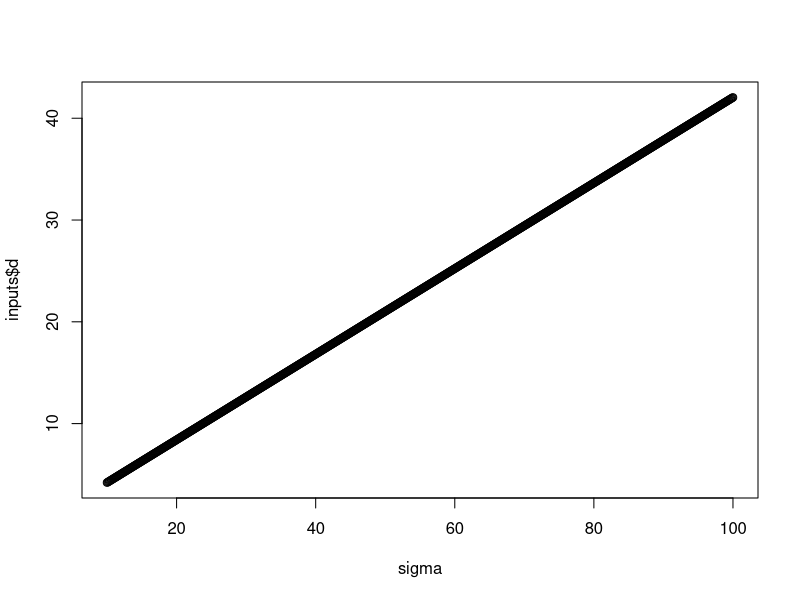

The R source for this figure:
###########################
# Chapter 4 Problem 1

# To within 500 trees

N = 1000
sigma2 = 45
d = 500
alpha = 0.05
z = qnorm(1-0.05/2)
n = 1/(d^2/(N^2*z^2*sigma2)+(1/N))

# 408.79
n


# To within 1000 trees

d = 1000
n = 1/(d^2/(N^2*z^2*sigma2)+(1/N))

# 147.38
n


# To within 2000 trees

d = 2000
n = 1/(d^2/(N^2*z^2*sigma2)+(1/N))

# 41.42
n

###########################

#Problem from class

# Solve for d when
# N = number of areas in a lake with bass = 200
# Abs. difference (d) is 10
# 95% confidence, $\alpha = 0.05$
# sigma^2 could range from 10 to 200

N = 200
n = 10
z = qnorm(1-alpha/2)
sigma = seq(10,100,by=0.1)
sigma2=sigma^2

inputs= expand.grid(n,sigma2,z,N)
colnames(inputs)=c("n","sigma2","z","N")
inputs$z = z
inputs$N = N

# Create function to solve for d

# d = sqrt((z^2*sigma2)/n - (z^2*sigma2)/N)
# d = z*sqrt((N-n)/N * (sigma^2/n))
# same equation, the 2nd one is direct from the book

d.fn = function(inputs){
  sqrt( ((inputs[3]*inputs[2])/inputs[1]) - ((inputs[3]^2*inputs[2])/inputs[4]))
  
}

d = apply(inputs,1,d.fn)
inputs$d=d

head(inputs)

#worse case for d is 42.05 or 42
max(inputs$d)

plot(sigma,inputs$d)




# test

sqrt((1.96^2*10)/12 - (1.96^2*10)/100)

1.96*sqrt((100-12)/100 * (10/12))

